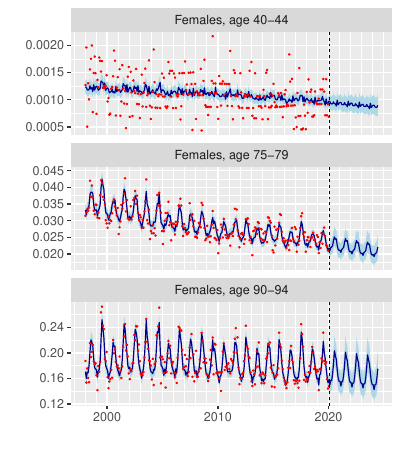

The R source for this figure:

suppressPackageStartupMessages({
  library(dplyr)
  library(rvec)
  library(ggplot2)
  library(command)
})


cmd_assign(aug = "out/aug_precovid.rds",
           forecast = "out/forecast.rds",
           col_fill = "lightblue",
           col_line = "darkblue",
           col_point = "red",
           .out = "out/fig_forecasted_rates.pdf")

ages_show <- c("40-44", "75-79", "90-94")

data <- bind_rows(aug, forecast) |>
  filter(sex == "Female") |>
  filter(age %in% ages_show) |>
  mutate(age = paste("Females, age", age)) |>
  mutate(draws_ci(.fitted))

p <- ggplot(data, aes(x = time)) +
  facet_wrap(vars(age),
             scale = "free_y",
             ncol = 1) +
  geom_ribbon(aes(ymin = .fitted.lower,
                  ymax = .fitted.upper),
              fill = col_fill) +
  geom_line(aes(y = .fitted.mid),
            col = col_line,
            linewidth = 0.4) +
  geom_point(aes(y = .observed),
             col = col_point,
             size = 0.2) +
  geom_vline(xintercept = as.Date("2020-02-15"),
             linetype = "dashed",
             linewidth = 0.25) +
  scale_y_continuous(labels = function(x) format(x, scientific = FALSE)) +
  ylab("") +
  xlab("")

graphics.off()
pdf(file = .out,
    width = 4,
    height = 4.5)
plot(p)
dev.off()        


